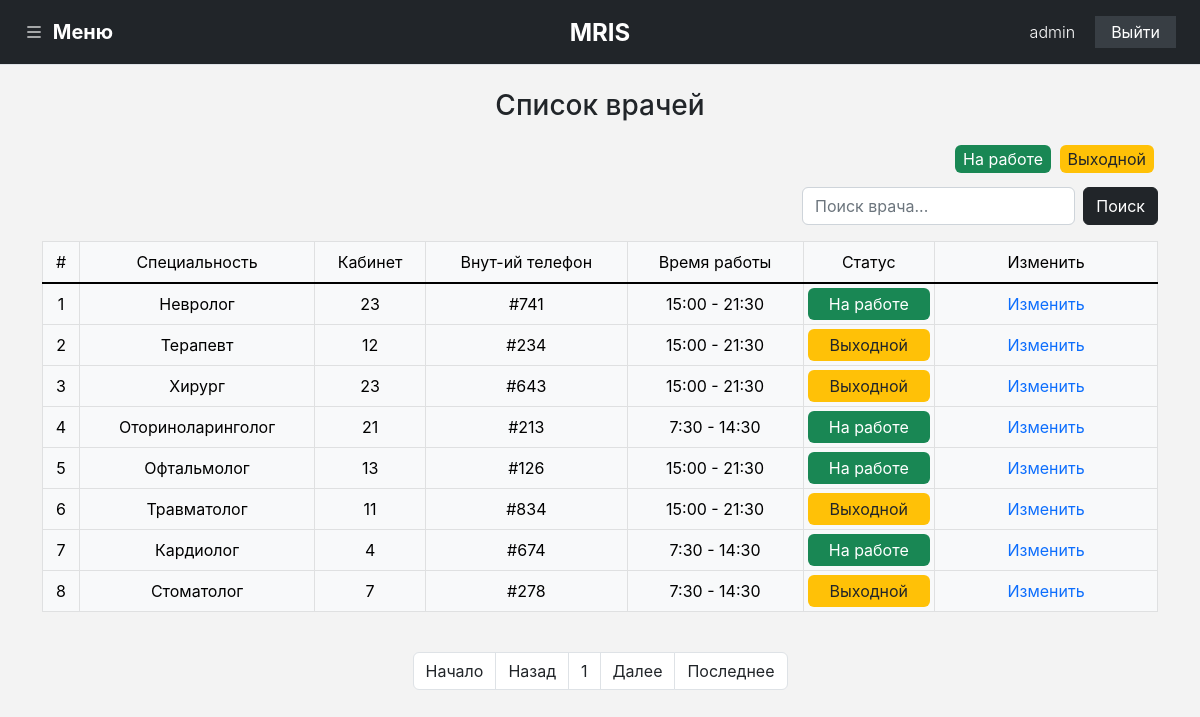
Page /registrar/list_doctors.php (signed in) on the committed database.
### tables this page shows
CREATE TABLE `users` (
  `id` int UNSIGNED NOT NULL,
  `password` varchar(255) NOT NULL,
  `login` varchar(100) NOT NULL,
  `status` varchar(255) DEFAULT '0',
  `admin` varchar(1) NOT NULL DEFAULT '0'
);

CREATE TABLE `doctor_list` (
  `id` int NOT NULL,
  `specialization` varchar(255) DEFAULT NULL,
  `office` varchar(255) NOT NULL,
  `internal_phone` varchar(255) NOT NULL,
  `working_hours` varchar(255) NOT NULL,
  `change_doctors` varchar(1) NOT NULL,
  `status` varchar(255) NOT NULL,
  `doctor_id` varchar(11) NOT NULL
);

### registrar/list_doctors.php (the view, shortened to what this page needs)
<?php
    if(!isset($_SESSION['user_registr'])){
        header('Location: users/login.php');
        exit;
    } else {
?>
<?php
include '../assets/inc/db.php';
$search_find = $_GET['search'];
include '../assets/modul/head.php'
?>
<div class="container-fluid">
	<div class="row">
			<?php include '../assets/modul/header.php'; ?>
	    <div class="col-12 p-0">
	    	<div class="container mt-3 text-center">
                <h3 class="my-4">Список врачей</h3>
		    	<form action="<?= $_SERVER['SCRIPT_NAME'] ?>">
		    		<div class="row mb-3">
<div class="col-12 text-end mb-3">
		<a href="?search=На+работе" class="mb-0 rounded bg-success text-white p-1 px-2 me-1">На работе</a>
		<a href="?search=Выходной" class="mb-0 rounded bg-warning text-dark p-1 px-2 me-1">Выходной</a>
</div>
		    			<div class="col-xl-8 col-12 mb-3">
		    			</div>
		    			<div class="d-flex col-xl-4 col-12 col-4 flex-row gap-2">
			    			<input type="text" name="search" value="<?php echo $search_find; ?>" class="form-control" placeholder="Поиск врача...">
		    				<button class="btn btn-dark" type="submit">Поиск</button>
		    			</div>
	    			</div>
		    	</form>
		<div style="overflow-x: auto;white-space: nowrap;">
 		    <table class="table table-light table-bordered table-hover text-center"  border="1">
	  			<thead>
					  <tr>
				      	<td class="p-2">#</td>
				      	<td class="p-2">Специальность</td>
				      	<td class="p-2">Кабинет</td>
				      	<td class="p-2">Внут-ий телефон</td>
				      	<td class="p-2">Время работы</td>
				      	<td class="p-2">Статус</td>
						<?php
							if (!$admin == 0) {
								echo "<td class=\"p-2\" width=\"20%\">Изменить</td>";
							}
						?>
					  </tr>
					</thead>
				<tbody class="table-group-divider">
<?php
include '../assets/inc/function/search_doctor.php';
if ($search_find) {
	countPeople($result);
} else{?>
<?php
if (isset($_GET['page'])) {
    $page = $_GET['page'];
} else {
    $page = 1;
}
$size_page = 8;
$offset = ($page-1) * $size_page;
$pages_sql = "SELECT COUNT(*) FROM `doctor_list`";
$result = mysqli_query($link, $pages_sql);
$total_rows = mysqli_fetch_array($result)[0];
$total_pages = ceil($total_rows / $size_page);
$sql = "SELECT * FROM `doctor_list` LIMIT $offset, $size_page";
$res_data = mysqli_query($link, $sql);
while($row = mysqli_fetch_array($res_data)){?>
			<tr>
		      	<td class="p-2"><?php echo ''.$row['id'].'' ?></td>
		      	<td class="p-2"><?php echo ''.$row['specialization'].'' ?></td>
		      	<td class="p-2"><?php echo ''.$row['office'].'' ?></td>
		      	<td class="p-2"><?php echo ''.$row['internal_phone'].'' ?></td>
		      	<td class="p-2"><?php echo ''.$row['working_hours'].'' ?></td>
<?php
$status = ''.$row['status'].'';
if ($status == "На работе") {
	$status = "bg-success text-white";
} elseif ($status == "Выходной") {
	$status = "bg-warning text-dark";
}
?>
		      	<td class="p-1"><p class="mb-0 rounded <?php echo $status; ?> p-1"><?php echo ''.$row['status'].'' ?></p></td>
<?php
	if (!$admin == 0) {
		echo "<td class=\"p-2\" width=\"20%\"><a href=\"setting_doctor?doctor=".$row['id']."\">Изменить</a></td>";
	}
?>
			</tr>
<?php    }
?>
		</tbody>
	</table>
</div>
<nav class="mt-4">
    <ul class="pagination pagination-xl justify-content-center">
    <li class="page-item d-md-block d-none"><a href="?page=1" class="page-link text-dark border">Начало</a></li>
    <li class="<?php if($page <= 1){ echo 'disabled'; } ?> page-item">
        <a href="<?php if($page <= 1){ echo '#'; } else { echo "?page=".($page - 1); } ?>" class="page-link text-dark border">Назад</a>
    </li>
    <li class="page-item">
    		<a href="" class="disabled page-link text-dark border"><?php echo $page ?></a>
    </li>
    <li class="<?php if($page >= $total_pages){ echo 'disabled'; } ?> page-item">
        <a href="<?php if($page >= $total_pages){ echo '#'; } else { echo "?page=".($page + 1); } ?>" class="page-link text-dark border">Далее</a>
    </li>
    <li class="page-item d-md-block d-none"><a href="?page=<?php echo $total_pages; ?>" class="page-link text-dark border">Последнее</a></li>
</ul>
</nav>
<?php } ?>
		    </div>
	    </div>
	</div>
</div>
</main>
<?php } ?>
</body>
</html>

### assets/modul/header.php (shortened to what this page needs)
<?php
include($_SERVER['DOCUMENT_ROOT'] . "/assets/inc/db.php");
$sql = "SELECT * FROM `users` WHERE `id` = ".$_SESSION['user_registr']."";
$res_data = mysqli_query($link, $sql);
while($row = mysqli_fetch_array($res_data)){
$login = $row['login'];
$admin = $row['admin'];
}
?>
<header class="container-fluid p-0 bg-white position-relative">
	<div class="d-flex flex-wrap align-items-center justify-content-between justify-content-lg-between border-bottom px-4 py-3 bg-dark">
<a class="text-white fs-5 fw-bold" data-bs-toggle="offcanvas" href="#offcanvasWithBothOptions" role="button" aria-controls="offcanvasExample">
	<i class="bi bi-list me-1"></i> <span class="d-md-inline-block d-none">Меню</span>
</a>
<a href="/" class="d-flex align-items-center col-auto text-dark text-decoration-none position-absolute top-50 start-50 translate-middle">
	<span class="fs-4 fw-bold text-white title-intro d-md-inline-block d-none">MRIS</span>
</a>
<ul class="nav col-auto">
	<li><p class="mb-0 fw-light text-white p-1 me-3"><?php echo $login; ?></li>
	<li><a href="/registrar/users/clear.php" class="nav-link py-1 text-white link-white" style="background: #383e44;">Выйти</i></a></li>
</ul>
	</div>
</header>

### assets/css/style.css (style rules this page uses)
* { padding: 0; margin: 0; font-family: 'IBM Plex Sans'; font-family: 'Inter'; }
body, html { background: #F3F3F3; background-image: url("../image/site/fon-site.svg"); background-position: left bottom; background-size: cover; background-repeat: no-repeat; }
a { color: #8d8176; text-decoration: none !important; border: none !important; }
li { list-style-type: none; }
ul { margin-left: 0; padding-left: 0; }

### rows in the picture
users: login "admin"
doctor_list: id "1", specialization "Невролог", office "23", internal_phone "#741", working_hours "15:00 - 21:30", status "На работе"
doctor_list: id "2", specialization "Терапевт", office "12", internal_phone "#234", working_hours "15:00 - 21:30", status "Выходной"
doctor_list: id "3", specialization "Хирург", office "23", internal_phone "#643", working_hours "15:00 - 21:30", status "Выходной"
doctor_list: id "4", specialization "Оториноларинголог", office "21", internal_phone "#213", working_hours "7:30 - 14:30", status "На работе"
doctor_list: id "5", specialization "Офтальмолог", office "13", internal_phone "#126", working_hours "15:00 - 21:30", status "На работе"
doctor_list: id "6", specialization "Травматолог", office "11", internal_phone "#834", working_hours "15:00 - 21:30", status "Выходной"
doctor_list: id "7", specialization "Кардиолог", office "4", internal_phone "#674", working_hours "7:30 - 14:30", status "На работе"
doctor_list: id "8", specialization "Стоматолог", office "7", internal_phone "#278", working_hours "7:30 - 14:30", status "Выходной"

### other values in the picture
$page "1"
